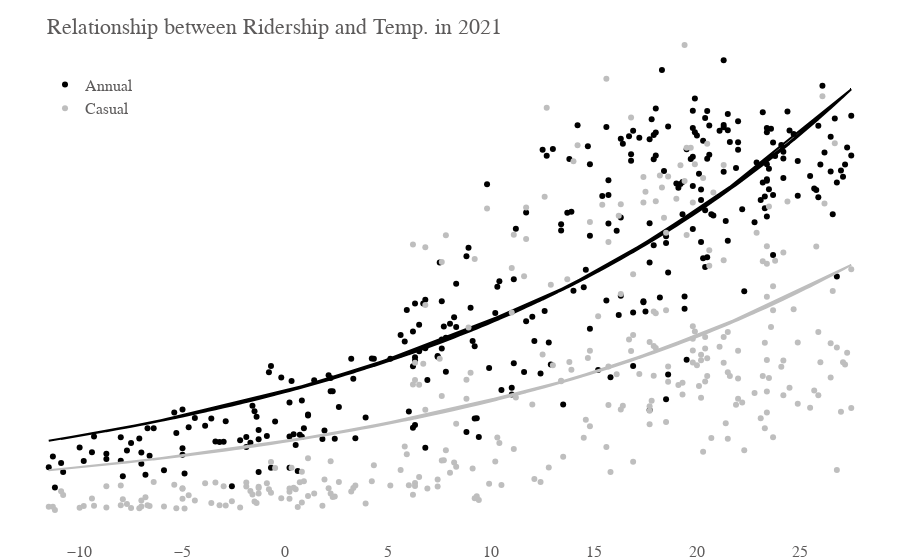

Notebook code for this chart:
### Code cell
neighbourhood = "All"

daily_trips_weather_filtered = daily_trips_by_user_w_weather.query(
    f"area_name == '{neighbourhood}'"
)
neigh_suffix = f" in {neighbourhood.split(' (')[0]}" if neighbourhood != "All" else ""

plot_scatter(
    daily_trips_weather_filtered,
    x="tavg",
    y="num_trips",
    m_types=["Annual", "Casual"],
    l_colors=["black", "#BEBEBE"],
    ptitle=f"Relationship between Ridership and Temp.{neigh_suffix} in 2021",
)

### Figure 1 — Plotly figure (JSON) as saved in the notebook; plotly's stock layout.template omitted (floating-point values rounded to 4 significant figures; data arrays with more than 128 entries replaced by an {"elided": "..."} marker saying what was removed)
{"data": [{"marker": {"color": "black"}, "mode": "markers", "name": "Annual", "type": "scatter", "x": {"elided": "304 float values"}, "y": {"elided": "304 int values"}}, {"marker": {"color": "black"}, "mode": "lines", "showlegend": false, "type": "scatter", "x": {"elided": "304 float values"}, "y": {"elided": "304 float values"}}, {"marker": {"color": "#BEBEBE"}, "mode": "markers", "name": "Casual", "type": "scatter", "x": {"elided": "304 float values"}, "y": {"elided": "304 int values"}}, {"marker": {"color": "#BEBEBE"}, "mode": "lines", "showlegend": false, "type": "scatter", "x": {"elided": "304 float values"}, "y": {"elided": "304 float values"}}], "layout": {"annotations": [{"font": {"color": "rgb(92,90,90)", "family": "Arial", "size": 22}, "showarrow": false, "text": "Relationship between Ridership and Temp. in 2021", "x": 0.05, "xanchor": "left", "xref": "paper", "y": 0.95, "yanchor": "bottom", "yref": "paper"}], "autosize": true, "legend": {"font": {"color": "rgb(92,90,90)", "family": "Arial", "size": 16}, "x": 0.05, "xanchor": "left", "y": 0.9, "yanchor": "top"}, "margin": {"b": 20, "l": 0, "pad": 0, "r": 0, "t": 15}, "paper_bgcolor": "rgba(0, 0, 0, 0)", "plot_bgcolor": "rgba(0, 0, 0, 0)", "showlegend": true, "xaxis": {"autorange": true, "range": [-14.01, 30.01], "tickfont": {"color": "rgb(92,90,90)", "family": "Arial", "size": 16}, "type": "linear"}, "yaxis": {"autorange": true, "range": [-856.8, 13410.0], "showgrid": false, "showline": false, "showticklabels": false, "tickfont": {"color": "rgb(92,90,90)", "family": "Arial", "size": 16}, "type": "linear", "zeroline": false}}}
